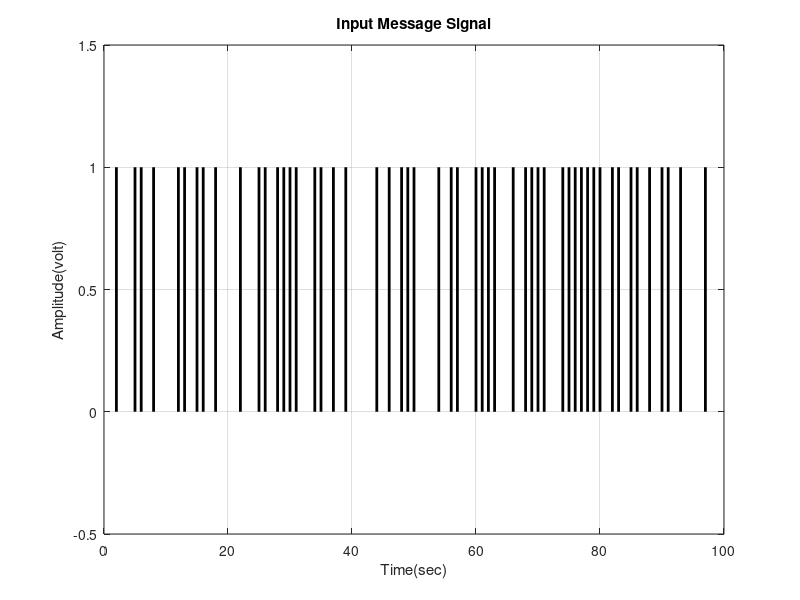

Here is the MATLAB script that generated this plot: (Note: this script raises an error after producing the figure.)
clc;
clear;

%% 1) BFSK 
%% Define transmitted signal (BFSK)
fs = 64; %Sampling Frequency
df = 32; %Frequency Separation
Tb=1; %Bit duration = 1 msec
N = 100; %Number of bits
X_input= randi([0, 1],1,N);  %Binary signal  
M = 2;
m = log2(M);
ns=2;  %Number of samples per symbol
X_digit=[]; 
nb=10000;  %Number of points between two symbols (it's used to convert the symbols into continuous digital signal)
for i=1:N
    if X_input(i)==1
       x_temp=ones(1,nb);
    else
        x_temp=zeros(1,nb);
    end
    X_digit=[X_digit x_temp];
end
t_sig = Tb/nb : Tb/nb : N*Tb; %Time vector of continuous digital signal
%Plotting the input message signal
figure();
plot(t_sig,X_digit, 'LineWidth',2,'Color','black'); grid on; xlim([0 Tb*N]); ylim([-0.5 1.5]);
xlabel('Time(sec)'); ylabel('Amplitude(volt)'); title('Input Message Signal');

%% BFSK Modulation (BFSK)
BFSKMOD = fskmod(X_input, M, df, ns, fs); %BFSK Modulation

%% Constellation Diagram (BFSK)
scatterplot(BFSKMOD); grid on; 
title('Constellation Diagram of Transmitted BFSK Symbols');

%% Noise in the Communication Channel (BFSK)
SNR = 15+10*log10(m);
Y = awgn(BFSKMOD, SNR, 'measured');  %Adds white Gaussian noise to the Modulated signal

%% Plotting the Noisy Signal
scatterplot(Y); grid on; 
title('Constellation Diagram of Received Noisy BFSK Symbols');

%% BFSK Demodulation (BFSK)
X_demod=fskdemod(Y, M, df, ns, fs); %Demodulation 

%Convert the symbols into continuous digital signal
X_dem_sig = [];
for i=1:length(X_demod)
    if X_demod(i)==1
       x_temp_dem=ones(1,nb);
    else
        x_temp_dem=zeros(1,nb);
    end
    X_dem_sig=[X_dem_sig x_temp_dem];
end
t_sig_dem = Tb/nb : Tb/nb : length(X_demod)*Tb; %Time vector of continuous digital signal
figure();
plot(t_sig_dem,X_dem_sig, 'LineWidth',2,'Color','blue'); grid on; xlim([0 Tb*length(X_demod)]); ylim([-0.5 1.5]);
xlabel('Time(sec)'); ylabel('Amplitude(volt)'); title('BPSK Demodulated Signal');

%% PSD
power_Spec = spectrum.welch;
PSD_BFSK=psd(power_Spec,BFSKMOD); 
figure(); plot(PSD_BFSK); title('PSD of the Transmitted BFSK Signal'); grid on; 

%% Theoretical BER (BFSK)
EbNo=15;
BER_Theo=zeros(1,EbNo/0.1);
j=1;
for i=0:0.1:EbNo 
    BER_Theo(j)=0.25*erfc(sqrt(i/2));
    j=j+1;
end
Eb_No=0:0.1:15;
figure(); plot(Eb_No,BER_Theo); grid on; 
ylabel('BER'); xlabel('Eb/N0 (dB)'); title('Theoretical BER for BFSK');

%% Measured BER (BFSK)
k=1;
l=10000;
BER_Measured = zeros(1,EbNo/0.1);
for i=0:0.1:EbNo
    rand_bits = randi([0 1],l,1);
    BFSKmodul=fskmod(rand_bits, M, df, ns, fs);
    yy=awgn(BFSKmodul,i+10*log10(m),'measured');
    demod=fskdemod(yy,M,df,ns,fs);
    [n ,e_ratio]=biterr(demod,rand_bits);
    BER_Measured(k)=e_ratio;
    k=k+1;
end
figure(); plot(Eb_No,BER_Measured); grid on; 
ylabel('BER'); xlabel('Eb/N0 (dB)'); title('Measured BER for BFSK');